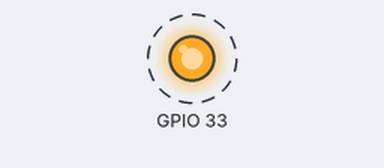
This sketch was run on a simulated ESP32. On the bench: output pins drawn as LEDs (lit = HIGH). Dashed ring = blinking.

Above: at 0.5 s.
Timing chart, 0 to 4.6 s (numbered marks = the images above):
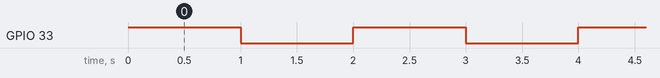

The sketch:

light-sleep.ino
```cpp
#include <Arduino.h>

void setup()
{
  pinMode(A5, OUTPUT);
}

void loop()
{
  digitalWrite(A5, HIGH);
  gpio_hold_en(GPIO_NUM_5);
  esp_sleep_enable_timer_wakeup(10000000);
  esp_light_sleep_start();
  gpio_hold_dis(GPIO_NUM_5);
  digitalWrite(A5, LOW);
  esp_sleep_enable_timer_wakeup(10000000);
  esp_light_sleep_start();
}
```

Measured:
- by itself, GPIO 33: alternates HIGH for 1.0 s and LOW for 1.0 s
